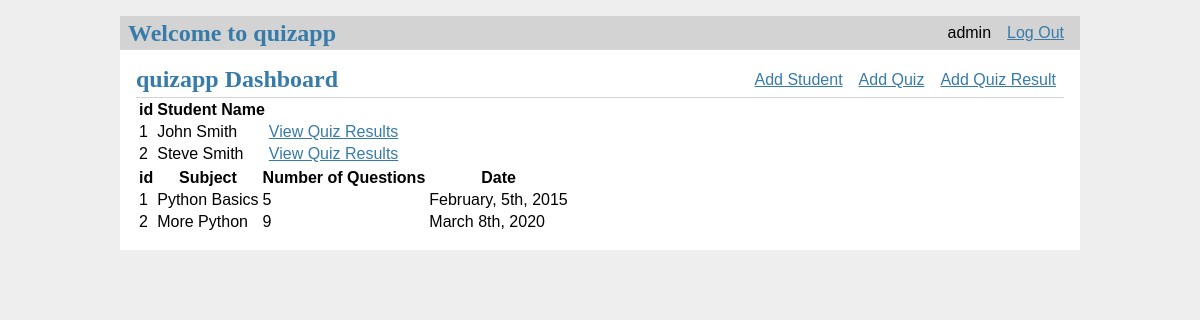
Screenshot of / (signed in) with the database file from the repository.
### tables this page shows
CREATE TABLE user (
  id INTEGER PRIMARY KEY AUTOINCREMENT,
  username TEXT UNIQUE NOT NULL,
  password TEXT NOT NULL
);

CREATE TABLE students (
    id INTEGER PRIMARY KEY AUTOINCREMENT, 
    name TEXT
    );

CREATE TABLE quizzes (
    quiz_id INTEGER PRIMARY KEY AUTOINCREMENT, 
    subject TEXT NOT NULL, 
    length INTEGER NOT NULL, 
    date TEXT NOT NULL);

### quizapp.py (the view)
@app.route('/')
def index():
    db = get_db()
    students = db.execute(
        'SELECT id, name FROM students'
    ).fetchall()
    quizzes = db.execute(
        'SELECT quiz_id, subject, length, date FROM quizzes'
    ).fetchall()
    return render_template('dashboard/dashboard.html', students=students, quizzes=quizzes)

### quizapp.py (called while the page is built)
def get_db():
    db = lite.connect(
        app.config['DATABASE'],
        detect_types=lite.PARSE_DECLTYPES
        )
    db.row_factory = lite.Row
    return db

@app.before_request
def load_logged_in_user():
    user_id = session.get('user_id')
    if user_id is None:
        g.user = None
    else:
        g.user = get_db().execute(
            'SELECT * FROM user WHERE id = ?', (user_id,)
        ).fetchone()

### templates/dashboard/dashboard.html
{% extends 'base.html' %}
{% block header %}
  <h1>{% block title %}quizapp Dashboard{% endblock %}</h1>
  {% if g.user %}
    <a class="action" href="/student/add">Add Student</a>
    <a class="action" href="/quiz/add">Add Quiz</a>
    <a class="action" href="/result/add">Add Quiz Result</a>
  {% endif %}
{% endblock %}
{% block content %}
    <table>
        <tr>
            <th>id</th>
            <th>Student Name</th>
        </tr>
        {% for student in students %}
            <tr>
                <td>{{ student['id'] }}</td>
                <td>{{ student['name'] }}</td>
                <td><a class="action" href="{{ url_for('view_results', id=student['id']) }}">View Quiz Results</a></td>
            </tr>
        {% endfor %}
    </table>
    <table>
        <tr>
            <th>id</th>
            <th>Subject</th>
            <th>Number of Questions</th>
            <th>Date</th>
        </tr>
        {% for quiz in quizzes %}
            <tr>
                <td>{{ quiz['quiz_id'] }}</td>
                <td>{{ quiz['subject'] }}</td>
                <td>{{ quiz['length'] }}</td>
                <td>{{ quiz['date'] }}</td>
            </tr>
        {% endfor %}
    </table>
{% endblock %}

### templates/base.html (shortened to what this page needs)
<!doctype html>
<link rel="stylesheet" href="{{ url_for('static', filename='style.css') }}">
<nav>
  <h1>Welcome to quizapp</h1>
  <ul>
    {% if g.user %}
      <li><span>{{ g.user['username'] }}</span>
      <li><a href="{{ url_for('logout') }}">Log Out</a>
    {% else %}
      <li><a href="{{ url_for('register') }}">Register</a>
      <li><a href="{{ url_for('login') }}">Log In</a>
    {% endif %}
  </ul>
</nav>
<section class="content">
  <header>
    {% block header %}{% endblock %}
  </header>
  {% block content %}{% endblock %}
</section>

### static/style.css (style rules this page uses)
h1 { font-family: serif; color: #377ba8; margin: 1rem 0; }
a { color: #377ba8; }
nav { background: lightgray; display: flex; align-items: center; padding: 0 0.5rem; }
nav h1 { flex: auto; margin: 0; }
nav ul { display: flex; list-style: none; margin: 0; padding: 0; }
nav ul li a, nav ul li span, header .action { display: block; padding: 0.5rem; }
.content { padding: 0 1rem 1rem; }
.content > header { border-bottom: 1px solid lightgray; display: flex; align-items: flex-end; }
.content > header h1 { flex: auto; margin: 1rem 0 0.25rem 0; }
.content:last-child { margin-bottom: 0; }

### rows the page displays
user: user.username "admin"
students: id "1", name "John Smith"
students: id "2", name "Steve Smith"
quizzes: quiz_id "1", subject "Python Basics", length "5", date "February, 5th, 2015"
quizzes: quiz_id "2", subject "More Python", length "9", date "March 8th, 2020"
